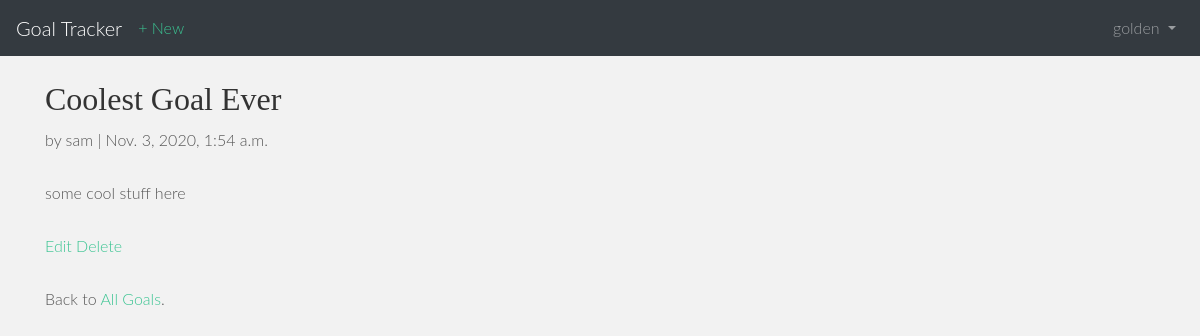
The page /goals/1/ (signed in) on the database its author committed.
### users/models.py (models this page shows)
class CustomUser(AbstractUser):
    age = models.PositiveIntegerField(null=True, blank=True)

### goals/models.py (models this page shows, shortened)
class Goal(models.Model):
    title = models.CharField(max_length=255)
    body = models.TextField()
    date = models.DateTimeField(auto_now_add=True)
    author = models.ForeignKey(
    get_user_model(),
    on_delete=models.CASCADE,
    )

### goals/views.py (the view)
# urls.py: path('<int:pk>/', GoalDetailView.as_view(), name='goal_detail'),
class GoalDetailView(LoginRequiredMixin, DetailView):
    model = Goal
    template_name = 'goal_detail.html'
    login_url = 'login'

### templates/goal_detail.html
{% extends 'base.html' %}
{% block content %}
<div class="goal-entry">
  <h2>{{ object.title }}</h2>
      <p> by {{ object.author }} | {{ object.date }}</p>
      <p>{{ object.body }}</p>
    </div>
    <p><a href="{% url 'goal_edit' goal.pk %}">Edit</a>
      <a href="{% url 'goal_delete' goal.pk %}">Delete</a></p>
    <p>Back to <a href="{% url 'goal_list' %}">All Goals</a>.</p>
  {% endblock content %}

### templates/base.html (shortened to what this page needs)
<!doctype html>
{% load static %}
<html lang="en">
  <head>
    <link rel="stylesheet"
    href="https://stackpath.bootstrapcdn.com/bootstrap/4.1.3/css/bootstrap.min.css"
>
    <link rel="stylesheet" type="text/css" href="{% static 'css/style.css' %}"/>
  </head>
  <body>
    <nav class="navbar navbar-expand-md navbar-dark bg-dark mb-4">
      <a class="navbar-brand" href="{% url 'home' %}">Goal Tracker</a>
    <div class="collapse navbar-collapse" id="navbarCollapse">
      {% if user.is_authenticated %}
        <ul class="navbar-nav mr-auto">
          <li class="nav-item"><a href="{%url 'goal_new' %}">+ New</a></li>
        </ul>
        <ul class="navbar-nav ml-auto">
          <li class="nav-item">
            <a class="nav-link dropdown-toggle" href="#" id="userMenu"
              data-toggle="dropdown" aria-haspopup="true"
              aria-expanded="false">
              {{ user.username }}
            </a>
          </li>
        </ul>
      {% endif %}
    </div>
  </nav>
  <div class="container">
    {% block content %}
    {% endblock content %}
  </div>
  </body>
</html>

### static/css/style.css (style rules this page uses)
body { background-color: #f2f2f2; font-family: "Lato"; font-weight: 300; font-size: 16px; color: #555; -webkit-font-smoothing: antialiased; -webkit-overflow-scrolling: touch; }
h1, h2, h3, h4, h5, h6 { font-family: "Raleway"; font-weight: 300; color: #333; }
p { line-height: 28px; margin-bottom: 25px; }
a { color: #3bc492; word-wrap: break-word; -webkit-transition: color 0.1s ease-in, background 0.1s ease-in; -moz-transition: color 0.1s ease-in, background 0.1s ease-in; -ms-transition: color 0.1s ease-in, background 0.1s ease-in; -o-transition: color 0.1s ease-in, background 0.1s ease-in; transition: color 0.1s ease-in, background 0.1s ease-in; }
a:before, a:after { -webkit-transition: color 0.1s ease-in, background 0.1s ease-in; -moz-transition: color 0.1s ease-in, background 0.1s ease-in; -ms-transition: color 0.1s ease-in, background 0.1s ease-in; -o-transition: color 0.1s ease-in, background 0.1s ease-in; transition: color 0.1s ease-in, background 0.1s ease-in; }

### rows shown on the page
CustomUser: username "golden"
Goal: title "Coolest Goal Ever", author "sam", date "Nov. 3, 2020, 1:54 a.m.", body "some cool stuff here"
